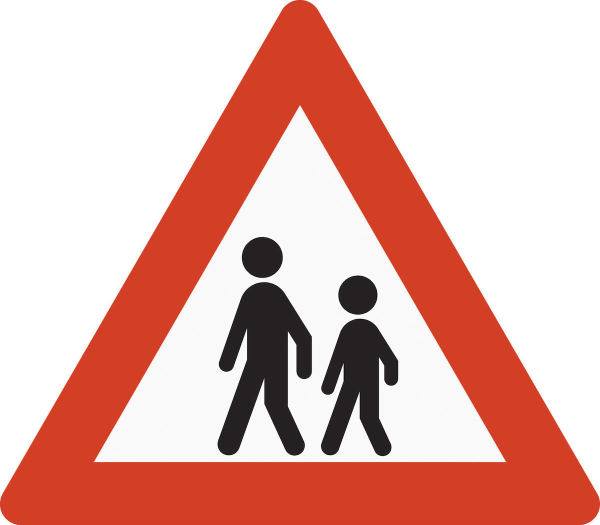
#> input picture tools/sign_refs/142_barn.jpg, 1200 x 1050 px, found by its file name (shown at 1/2 size); the run also reads 1 picture not shown here
$ python trace_signs.py
#> lines starting #> are read from the running program, lines starting #| are printed output that depends on the picture; after the words box and inside, x2 and y2 are one past the last pixel; in counts of white or black regions, pixels touching at a corner belong together
# Vektoriserer skiltreferanser (Statens vegvesens skilttegninger) til SVG-stier i skiltets 100 × 100-rute.
# Krever numpy, scipy, scikit-image og pillow.
# Bruk: python3 tools/trace_signs.py [mappe]  → skriver drive_signs_ref.js (standard: tools/sign_refs, kjøres fra rotmappen)
# Hvert bilde deles i fargelag (svart, rød, blå, gul). Konturene finnes med marching squares, forenkles (Douglas–Peucker)
# og skrives som én sti per lag med fill-rule evenodd, så hull (f.eks. vinduet i bilen) blir riktige.
import sys, json
import numpy as np
from PIL import Image
from scipy import ndimage
from skimage import measure

SRC = sys.argv[1] if len(sys.argv) > 1 else "tools/sign_refs"
def load(f):
#> called with f = '142_barn.jpg'
    a = np.asarray(Image.open(f"{SRC}/{f}").convert("RGB")).astype(float)
    return a[..., 0], a[..., 1], a[..., 2]

def trace(mask, sx, sy, ox, oy, tol, sigma, min_area, dec=1):
    m = ndimage.gaussian_filter(mask.astype(float), sigma) if sigma else mask.astype(float)
    m = np.pad(m, 2)
    parts = []
    for c in measure.find_contours(m, 0.5):
        c = measure.approximate_polygon(c, tolerance=tol)
        if len(c) < 3: continue
        y, x = c[:, 0] - 2, c[:, 1] - 2
        area = 0.5 * abs(np.dot(x, np.roll(y, 1)) - np.dot(y, np.roll(x, 1)))
        if area < min_area: continue
        pts = [f"{ox + px * sx:.{dec}f} {oy + py * sy:.{dec}f}" for px, py in zip(x, y)]
        # fjern like punkt på rad etter avrunding
        out = [pts[0]] + [p for i, p in enumerate(pts[1:], 1) if p != pts[i - 1]]
        parts.append("M" + "L".join(out) + "Z")
    return "".join(parts)

def avg(r, g, b, mask):
    return "#%02X%02X%02X" % (int(r[mask].mean()), int(g[mask].mean()), int(b[mask].mean()))

out = {}
# ---------- fareskilt 1200 × 1050: barn (142) og glatt kjørebane (116) ----------
for key, f in [("barn", "142_barn.jpg"), ("glatt", "116_glatt_kjorebane.jpg")]:
    r, g, b = load(f)
    red = (r > 140) & (g < 120) & (b < 100)
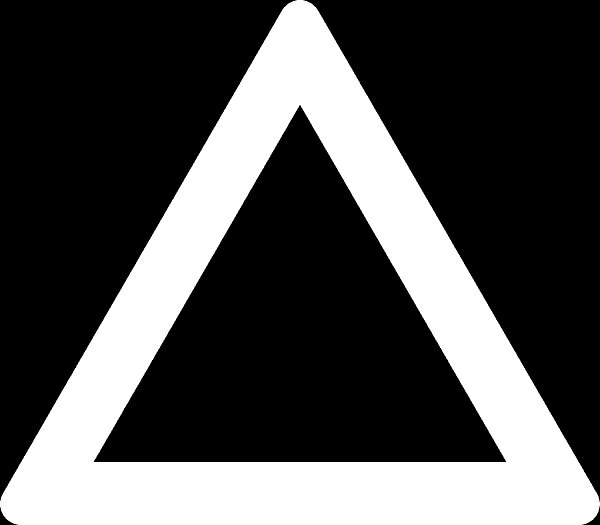
#> red: shape (1050, 1200) bool (shown at 1/2 size); 30.9% white; 1 white region, box (x1, y1, x2, y2) and area: (0, 0, 1200, 1050) 389608
    ink = (r < 110) & (g < 110) & (b < 110)
#> ink: shape (1050, 1200) bool; 5.7% white; 4 white regions, box (x1, y1, x2, y2) and area: (435, 564, 623, 911) 37368, (642, 638, 796, 912) 24670, (484, 474, 565, 555) 5207, (677, 551, 755, 629) 4758
    S = 100 / 1200; OY = (100 - 1050 * S) / 2
    area = ndimage.binary_fill_holes(red)
#> area: shape (1050, 1200) bool; 54.3% white; 4 black regions, box (x1, y1, x2, y2) and area: (607, 0, 1200, 1004) 287372, (0, 0, 593, 1002) 287302, (1164, 1012, 1200, 1050) 397, (0, 1014, 36, 1050) 392
    if key == "barn":
        out["triRed"] = avg(r, g, b, red & ndimage.binary_erosion(red, iterations=6))
        out["ink"] = avg(r, g, b, ink & ndimage.binary_erosion(ink, iterations=4))
        out["triBase"] = trace(area, S, S, 0, OY, 1.2, 1.2, 4000)
#> the loop in trace, `for c in measure.find_contours(m, 0.5):` made 1 pass
#> area on pass 1: 684619
#> after the loop in trace, `for c in measure.find_contours(m, 0.5):`: parts = 1 item
        out["triRedPath"] = trace(red, S, S, 0, OY, 1.2, 1.2, 4000)
#> the loop in trace (call 2), `for c in measure.find_contours(m, 0.5):` made 2 passes
#> (y, x, area) on pass 2: ([923, 918, 720, 234, 210.4, 922.5, 923], [1010.5, 1009.2, 895.1, 614.2, 599, 188, 1010.5], 294142.3)
    out[key] = trace(ink, S, S, 0, OY, 0.9, 1.0, 60)
#> pass 2 of the loop `for key, f in [("barn", "142_barn.jpg"), ("glatt", "116_glatt_kjoreban..`:
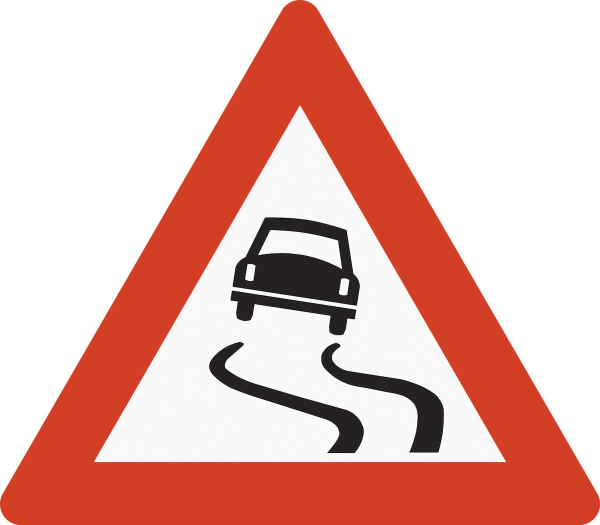
#> input picture tools/sign_refs/116_glatt_kjorebane.jpg, 1200 x 1050 px, found by its file name (shown at 1/2 size)
#> `red = (r > 140) & (g < 120) & (b < 100)`:
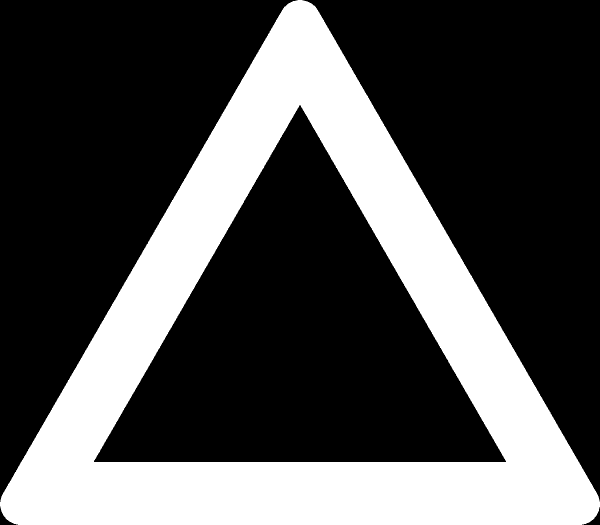
#> red: shape (1050, 1200) bool (shown at 1/2 size); 30.9% white; 1 white region, box (x1, y1, x2, y2) and area: (0, 0, 1200, 1050) 389484
#> `area = ndimage.binary_fill_holes(red)`:
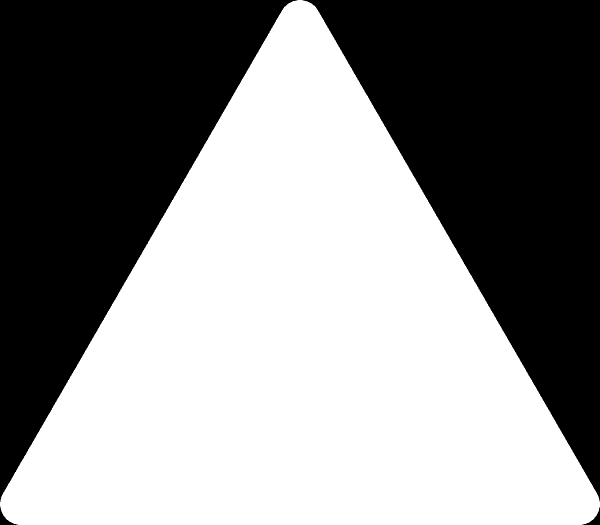
#> area: shape (1050, 1200) bool (shown at 1/2 size); 54.3% white; 4 black regions, box (x1, y1, x2, y2) and area: (0, 0, 595, 1004) 287487, (605, 0, 1200, 1003) 287314, (0, 1013, 36, 1050) 392, (1164, 1014, 1200, 1050) 388
# ---------- elg (146.1): lite bilde, så det forstørres før sporingen. Plasseres etter den røde trekantens ytre ramme ----------
im = Image.open(f"{SRC}/146.1_elg.png").convert("RGB"); K = 5
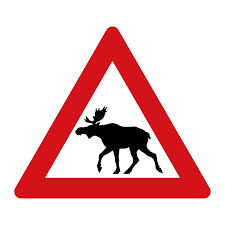
#> input picture tools/sign_refs/146.1_elg.png, 225 x 225 px, found by its file name
#> further down, im is the input picture: PIL image 225x225 RGB; mean R, G, B 236.4, 196.1, 197.4
im = im.resize((im.width * K, im.height * K), Image.LANCZOS)
#> im: PIL image 1125x1125 RGB
a = np.asarray(im).astype(float); r, g, b = a[..., 0], a[..., 1], a[..., 2]
red = (r > 140) & (g < 110) & (b < 110)
#> red: shape (1125, 1125) bool; 20.4% white; 1 white region, box (x1, y1, x2, y2) and area: (72, 134, 1053, 991) 258215
ink = (r < 100) & (g < 100) & (b < 100)
#> ink: shape (1125, 1125) bool; 3.7% white; 1 white region, box (x1, y1, x2, y2) and area: (378, 534, 813, 870) 46648
ys, xs = np.nonzero(red)
# den røde trekanten i barn-referansen fyller x 0–100 og y 6,25–93,75 i skiltruten
S = 100 / (xs.max() - xs.min() + 1); OX = -xs.min() * S; OY = 6.25 - ys.min() * S
#> after `S = 100 / (xs.max() - xs.min() + 1)`: S = 0.102
#> after `OX = -xs.min() * S`: OX = -7.34
#> after `OY = 6.25 - ys.min() * S`: OY = -7.41
out["elg"] = trace(ink, S, S, OX, OY, 1.0, 1.6, 300, 2)
# ---------- påbudt kjøreretning, sving til høyre (402.4): hvit pil i blå sirkel. Sirkelen legges på fkBlueRound (r 44 rundt 50, 50) ----------
r, g, b = load("402.4_pabudt_hoyre.jpg")
#> call 3 of load, with f = '402.4_pabudt_hoyre.jpg'
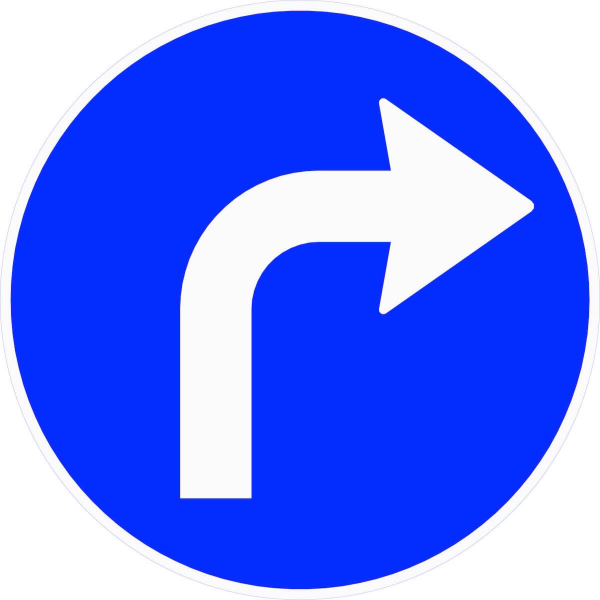
#> input picture tools/sign_refs/402.4_pabudt_hoyre.jpg, 1200 x 1200 px, found by its file name (shown at 1/2 size)
#> r: shape (1200, 1200) float64
#> g: shape (1200, 1200) float64
#> b: shape (1200, 1200) float64
blue = (b > 150) & (r < 90) & (g < 120)
#> blue: shape (1200, 1200) bool; 60% white; 2 black regions, box (x1, y1, x2, y2) and area: (0, 0, 1200, 1200) 389234, (360, 196, 1068, 997) 186296
disk = ndimage.binary_fill_holes(blue)
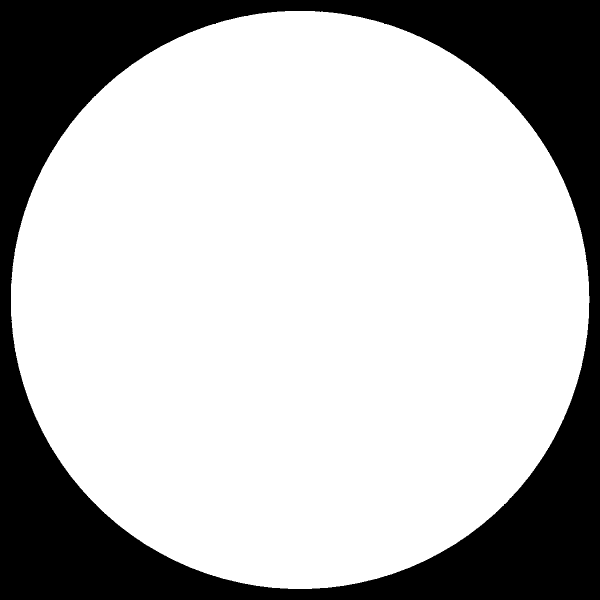
#> disk: shape (1200, 1200) bool (shown at 1/2 size); 73% white; 1 black region, box (x1, y1, x2, y2) and area: (0, 0, 1200, 1200) 389234
ys, xs = np.nonzero(disk)
S = 88 / (xs.max() - xs.min() + 1); OX = 6 - xs.min() * S; OY = 6 - ys.min() * S
#> after `S = 88 / (xs.max() - xs.min() + 1)`: S = 0.0761
#> after `OX = 6 - xs.min() * S`: OX = 4.33
#> after `OY = 6 - ys.min() * S`: OY = 4.33
out["pabudHoyre"] = trace(disk & ~blue, S, S, OX, OY, 0.8, 1.0, 400, 2)
#> in trace (call 6), `m = ndimage.gaussian_filter(mask.astype(float), sigma) if sigma else m..`:
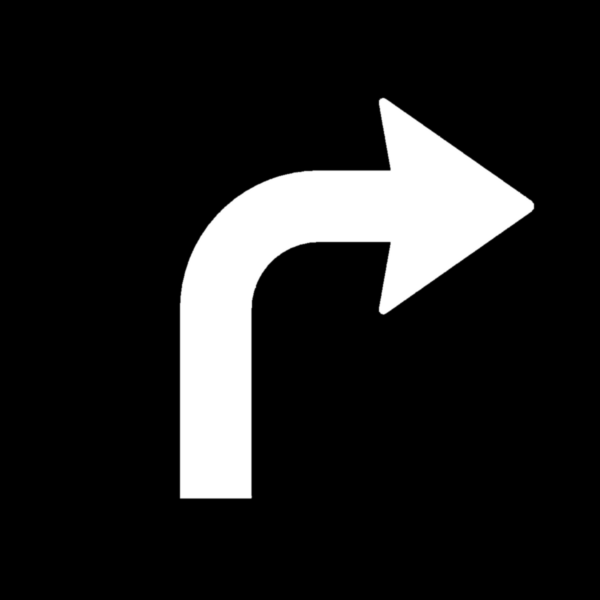
#> m: shape (1200, 1200) float64 (shown at 1/2 size); min 0, max 1, mean 0.129
#> the loop in trace (call 6), `for c in measure.find_contours(m, 0.5):` made 1 pass
#> area on pass 1: 186522.1
# ---------- gangfelt (516) 447 × 447 ----------
r, g, b = load("516_gangfelt.jpg")
#> call 4 of load, with f = '516_gangfelt.jpg'
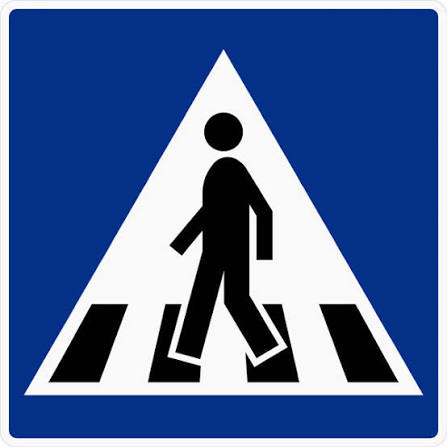
#> input picture tools/sign_refs/516_gangfelt.jpg, 447 x 447 px, found by its file name
#> r: shape (447, 447) float64
#> g: shape (447, 447) float64
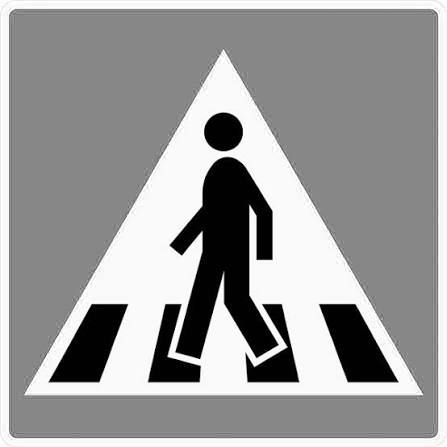
#> b: shape (447, 447) float64; min 0, max 255, mean 154.7
blue = (b > 70) & (r < 70) & (b > g + 30)
ink = (r < 90) & (g < 90) & (b < 90) & ~blue
S = 88 / 447; O = 6
out["blue"] = avg(r, g, b, blue & ndimage.binary_erosion(blue, iterations=4))
out["gangSquare"] = trace(ndimage.binary_fill_holes(blue), S, S, O, O, 0.6, 0.8, 500, 2)
out["gangBlue"] = trace(blue, S, S, O, O, 0.6, 0.8, 500, 2)
out["gangfelt"] = trace(ink, S, S, O, O, 0.6, 0.8, 20, 2)
# ---------- slutt på forkjørsveg (208) 196 × 196 ----------
r, g, b = load("208_slutt_paa_forkjorsveg.png")
ink = (r < 90) & (g < 90) & (b < 90)
yel = (r > 150) & (g > 140) & (b < 120)
S = 96 / 196; O = 2
out["yel"] = avg(r, g, b, yel & ndimage.binary_erosion(yel, iterations=2))
out["sluttArea"] = trace(ndimage.binary_fill_holes(ink), S, S, O, O, 0.7, 0.6, 500, 2)
out["sluttInk"] = trace(ink, S, S, O, O, 0.55, 0.6, 15, 2)
out["sluttYel"] = trace(yel, S, S, O, O, 0.55, 0.6, 15, 2)
# ---------- stopp (204) 264 × 264: rød åttekant med hvit kant og hvite bokstaver. Hele skiltet (med hvit kant) fyller 2–98 ----------
#> (the run stopped early here; a loop or call above may not have finished)
